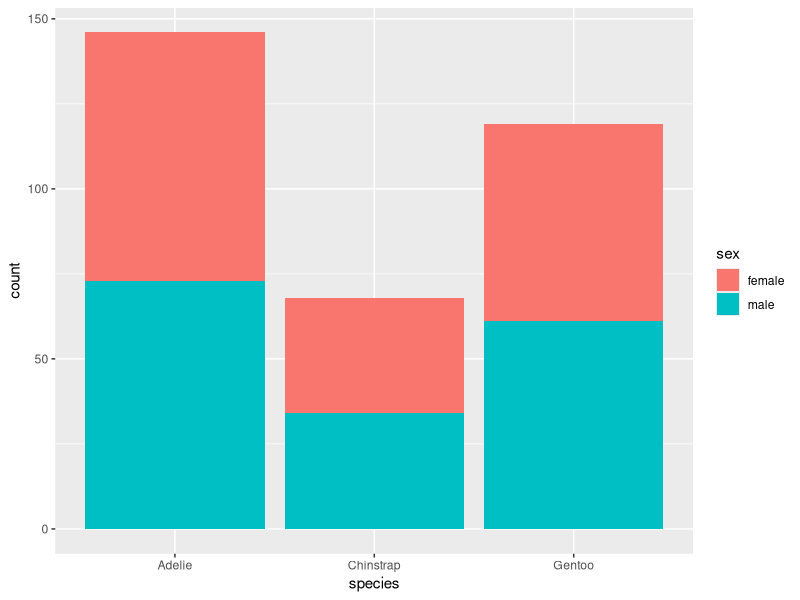
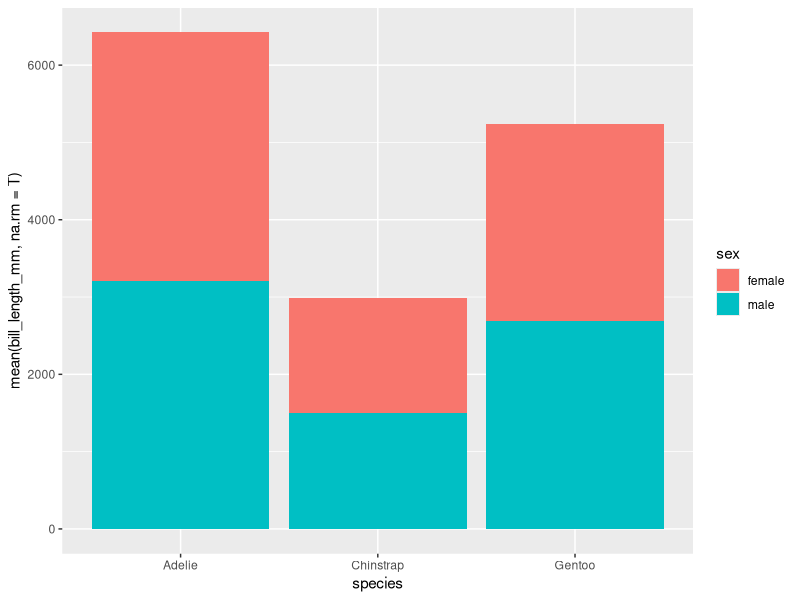
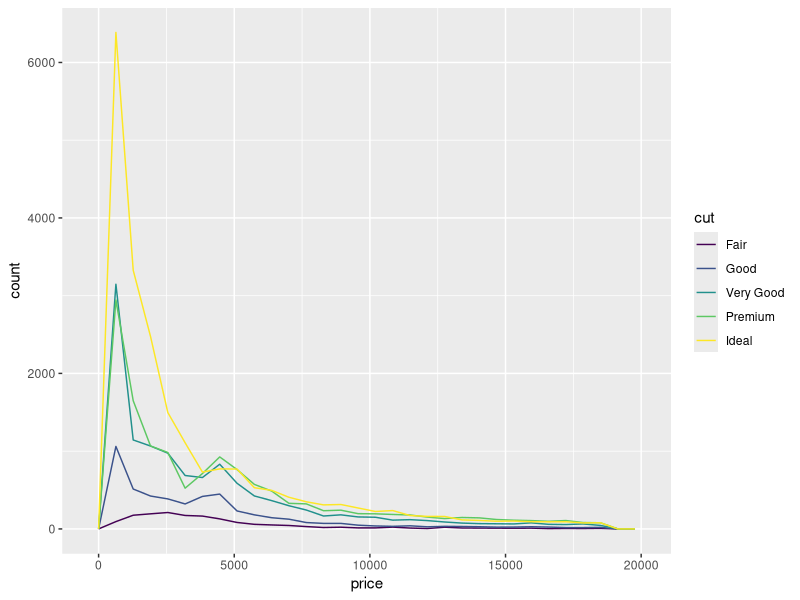
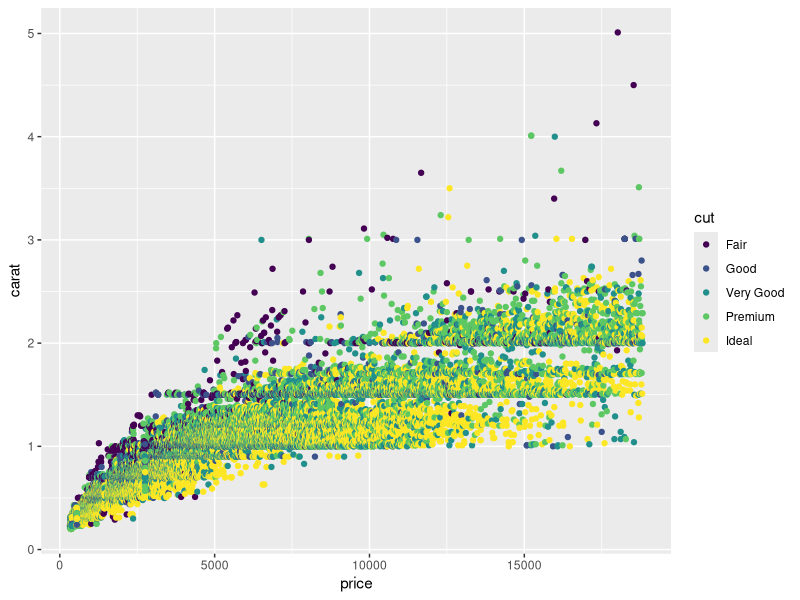
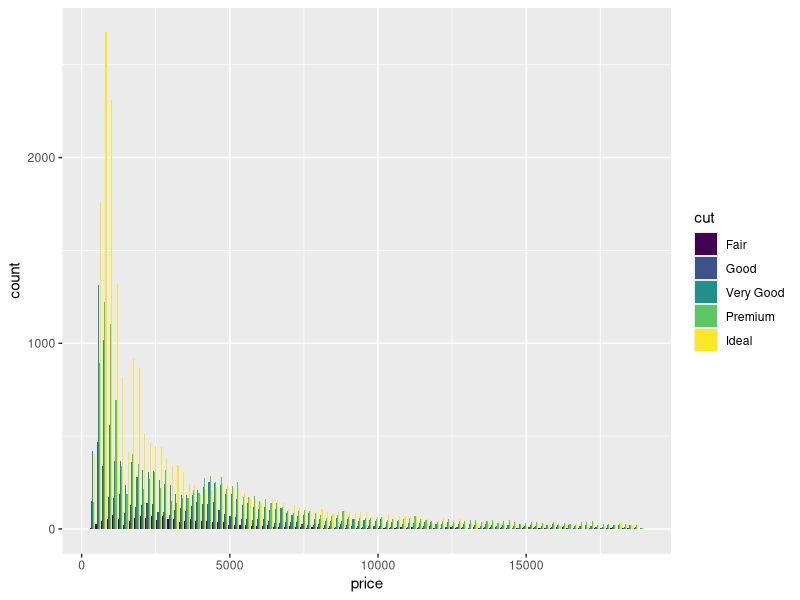

Generate these figures, in order, with R: (Note: this script raises an error after producing the figures.)

require(ggplot2)
require(palmerpenguins)
require(dplyr)
require(patchwork)
penguins

penguins
# EDA
penguins %>% 
  filter(!is.na(sex)) %>% 
  group_by(species, sex) %>% 
  summarise(mean = mean(bill_length_mm,na.rm=T))

penguins

# Type --------------------------------------------
## barplot ----------------------------------------

### geom_bar() ------------------------------------

p1 <- penguins %>% filter(!is.na(sex)) %>% 
  ggplot(aes(x=species, fill=sex))+
  geom_bar(position='stack');p1 # default
  # geom_bar(position='dodge')

# y변수를 추가한 경우 geom_bar(stat='identity')

### geom_col() ------------------------------
require(scales)

p1 <- penguins %>% 
    filter(!is.na(sex)) %>% 
    ggplot(aes(x=species,
               y = mean(bill_length_mm, na.rm =T),
               fill = sex)) +
  geom_col(position='stack')

p1 


## boxplot --------------


## violin plot ---------------------


## lineplot ---------------------

geom_abline()
geom_hline()
geom_vline()
geom_freqpoly()

ggplot(diamonds, aes(price, color=  cut))+
  geom_freqpoly()

## scatterplot ------------------

diamonds
ggplot(diamonds, aes(price, carat, color=cut)) + 
  geom_point()

## histogram ----------------------------------------------------

ggplot(diamonds, aes(price, fill = cut)) +
  geom_histogram(position='dodge',
                 bins = 100)

# Range ---------------------------------------------------------

p1 + xlim()
p1 + ylim()

p1 + scale_y_continuous(limits = c(0,3000))

p1 + scale_x_discrete(labels=c('a','b','c'),
                      name = 'AAA',
                      position = 'bottom')

p1 + scale_y_continuous(guide = guide_axis(title='YYY',
                                           angle = 10,
                                           position = 'right'))

# Customization -----------------------------------------
##  scale_{}_{} ------------------------------

p1 + guides(fill=guide_legend(reverse=T, title='SEX'))
p1 + scale_fill_brewer(palette = 'Set1')
p1 + scale_fill_discrete()
p1 + scale_fill_continuous()
p1 + scale_fill_gradient()
p1 + scale_fill_discrete()
p1 + scale_fill_manual(values=rev(species))

## guides ------------------------------------



# Title ----------------------

p1 + labs(title='Title', x='X', y= 'Y')
p1 + ggtitle('Hi')
p1 + xlab('Xlab') + ylab('Ylab')


# factor rev --------------------------------------------------------------

# original
p1 <- penguins %>% filter(!is.na(island)) %>% 
  ggplot(aes(x=species, fill=island))+
  geom_bar(position='stack');p1

# reverse color
p2 <- penguins %>% filter(!is.na(island)) %>% 
  ggplot(aes(x=species, fill=fct_rev(island))) + 
  geom_bar(position='stack');p2

# reverse legend order
p3 <- penguins %>% filter(!is.na(island)) %>% 
  ggplot(aes(x=species, fill=island)) + 
  geom_bar(position='stack') +  
  guides(fill=guide_legend(reverse=T))

# reverse bar order
p4 <- penguins %>% filter(!is.na(island)) %>% 
  arrange(desc(island)) %>% 
  ggplot(aes(x=species, fill= island ))+
  geom_bar(position=position_stack(reverse = T)) 
  # scale_fill_discrete(labels=c('Dream','Torgersen','Biscoe'))

p1/p2/p3/p4

# Text --------------------------------------------------------------------


p1 + geom_text(label=)

# Annotation -------------------------------------


# facet-----------------------------------------
# grid: grid 생성
# wrap: group 을 겹치기만 함

p1 + facet_grid(.~sex) # x,y 를 받음 x*y 그래프
p1 + facet_wrap(.~sex)

p1 + facet_grid(sex~.) # x,y 를 받음 x*y 그래프 # x*y의 그리드 생성
p1 + facet_wrap(~sex)

p1 + facet_grid(sex ~ island) 
p1 + facet_wrap(sex ~ island)



# theme 설정-----------------------------------------------

## overall theme ---------
p1 + theme_bw()
p1 + theme_classic()
p1 + theme_dark()
p1 + theme_gray()
p1 + theme_void()
p1+ theme_minimal()

require(ggthemes)


# 기타 ----------------------------------------------------------------------

# coord_flip() 

##  theme 추가 설정 ------------
p1 + theme(axis.line.x = element_line(color='red'),
           axis.line.y = element_line(size=2),
           axis.text.x = element_text(angle=180),
           axis.text.y = element_text(family='serif'),
           axis.title.x = element_text(size=10),
           axis.title.y = element_text(family='serif',size=10, color='blue'),
           legend.position = 'bottom')


